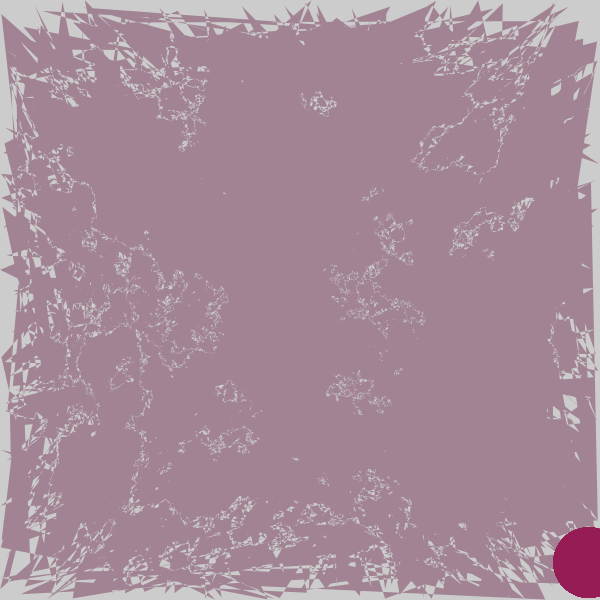
Frame 1 (no input)
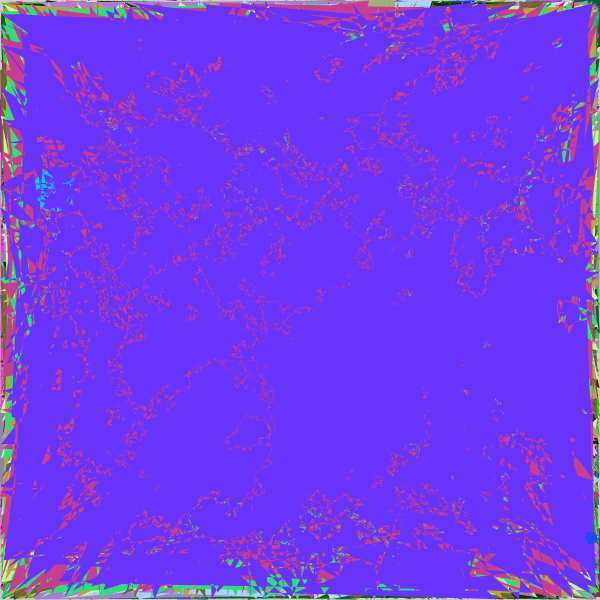
Frame 60 (the mouse pressed at the canvas centre just before this capture)
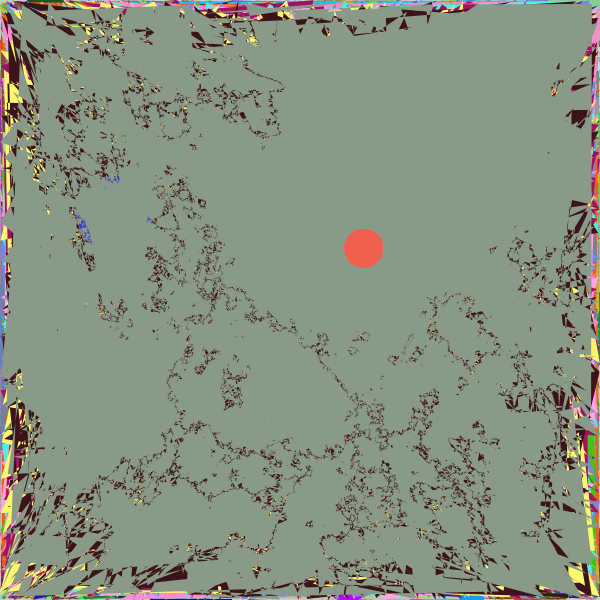
Frame 120 (the mouse held since frame 60 and released just before this capture)

The Processing sketch that drew these frames (run headless with seeded random() and noise(); from frame 60 on, the mouse is pressed at the canvas centre):

// Processing sketch: processing_153777
// ── processing_153777.pde

/*
 * colorBlindness
 * created by @nomadiccreature (/twitter)
 * randomness with shapes and color 
 * Exploring processing #Sketch2
 * 
 */

void setup(){
  size (600,600);
}

void draw() {
  randomShape();
  randomEllipse();
}

//Draws the random shape with maximum of 2000 vertex
void randomShape(){
  beginShape();
    for(int i=0;i<2000;i++)
    {
    float x=random(0,600);
    float y=random(0,600);
    float r=random(0,255);
    float g=random(0,255);
    float b=random(0,255);
    noStroke();
    fill(int(r),int(g),int(b));
    vertex(x,y);
    }
  endShape(CLOSE);
}


//Draws the random Ellipse with maximum size 100
void randomEllipse(){
  float x=random(0,600);
  float y=random(0,600);
  float s=random(0,100);
  float r=random(0,255);
  float g=random(0,255);
  float b=random(0,255);
  fill(int(r),int(g),int(b));
  for(int i=0;i<500;i++)
  ellipse(x,y,s,s);
}
